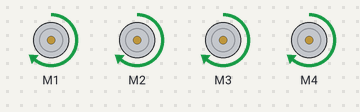
Simulated run of this sketch. Board: Arduino Uno, built with avr-gcc and run on an emulated ATmega328P. On the bench: 4 × DC motor (green arrow = forward, orange = backward, longer = faster).

Above: at 0.1 s.
Timing chart, 0 to 1.6 s (numbered marks = the images above):
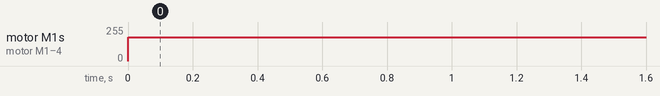

The sketch:

Omnidirectional_Robot_Control_Software.ino
```cpp
#include <AFMotor.h>
AF_DCMotor motor1(1);
AF_DCMotor motor2(2);
AF_DCMotor motor3(3);
AF_DCMotor motor4(4);

void setup()
{
  Serial.begin(9600);
	//Set initial speed of the motor & stop
	motor1.setSpeed(200);
	motor1.run(RELEASE);
  motor2.setSpeed(200);
	motor2.run(RELEASE);
  motor3.setSpeed(200);
	motor3.run(RELEASE);
  motor4.setSpeed(200);
	motor4.run(RELEASE);
}

void loop()
{
	drive(255,0,10000);
}
void drive(int speed,int degree,double time){
  double angleRad = radians(degree);
  motor1.setSpeed(abs(speed * cos(angleRad + PI / 4)));
  motor2.setSpeed(abs(speed * sin(angleRad + PI / 4)));
  motor3.setSpeed(abs(speed * cos(angleRad + PI / 4)));
  motor4.setSpeed(abs(speed * sin(angleRad + PI / 4)));
  if(abs(speed * cos(angleRad + PI / 4))>0){
    motor1.run(FORWARD);
    motor3.run(FORWARD);
  }
  else{
    motor1.run(BACKWARD);
    motor3.run(BACKWARD);
  }
  if(abs(speed * sin(angleRad + PI / 4))>0){
    motor2.run(FORWARD);
    motor4.run(FORWARD);
  }
  else{
    motor2.run(BACKWARD);
    motor4.run(BACKWARD);
  }
  delay(time);
}
void pivotLeft(double time){ //can use degree variable later after testing and or directional sensors are added
//pivots around center of robot
  motor1.setSpeed(255);
  motor2.setSpeed(255);
  motor3.setSpeed(255);
  motor4.setSpeed(255);
  motor1.run(BACKWARD);
  motor4.run(BACKWARD);
  motor2.run(FORWARD);
  motor3.run(FORWARD);
  delay(time);
  motor1.run(RELEASE);
  motor2.run(RELEASE);
  motor3.run(RELEASE);
  motor4.run(RELEASE);
}
void pivotRight(double time){ //can use degree variable later after testing and or directional sensors are added
//pivots around center of robot
  motor1.setSpeed(255);
  motor2.setSpeed(255);
  motor3.setSpeed(255);
  motor4.setSpeed(255);
  motor1.run(FORWARD);
  motor4.run(FORWARD);
  motor2.run(BACKWARD);
  motor3.run(BACKWARD);
  delay(time);
  motor1.run(RELEASE);
  motor2.run(RELEASE);
  motor3.run(RELEASE);
  motor4.run(RELEASE);
}
  
```

Measured:
- by itself, motor M1–4: stopped → forward 180/255 at 0.00 s
